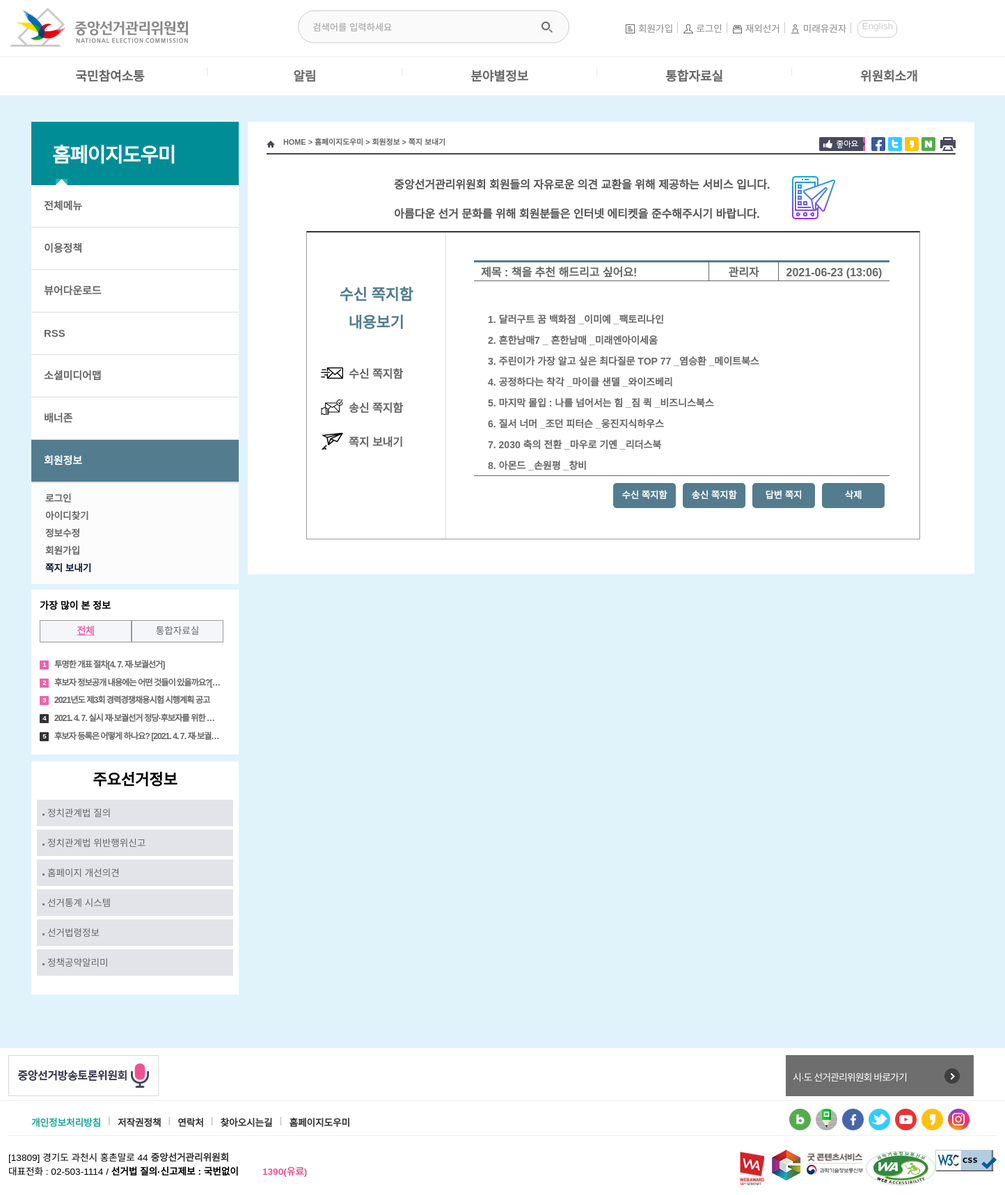
The app's page /sub10/message_view.php?num=2 with its own data.
### tables this page shows
CREATE TABLE `message` (
  `num` int(11) NOT NULL,
  `send_id` char(20) NOT NULL,
  `rv_id` char(20) NOT NULL,
  `subject` char(200) NOT NULL,
  `content` text NOT NULL,
  `regist_day` char(20) DEFAULT NULL
);

CREATE TABLE `members` (
  `num` int(11) NOT NULL,
  `id` char(15) NOT NULL,
  `pass` char(15) NOT NULL,
  `name` char(10) NOT NULL,
  `email` char(80) DEFAULT NULL,
  `regist_day` char(20) DEFAULT NULL,
  `level` int(11) DEFAULT NULL,
  `point` int(11) DEFAULT NULL
);

### sub10/message_view.php (the view, shortened to what this page needs)
<!DOCTYPE html>
<html lang="ko">
<head>
	<link rel="stylesheet" href="css/common_style.css"/>
	<link rel="stylesheet" href="css/sub10.css"/>
	<link rel="stylesheet" href="css/common_style2.css"/>
</head>
<body>
	<header>
		<?php include "header.php";?>
	</header>
	<section>
		<div id="wrapper">
		<div id="container">
			<div class="asidewrap">
				<div class="aside1">
					<div class="aside1_subj">홈페이지도우미</div>
						<div class="sidewrap">
							<div class="sidemenu">
								<span class="title">전체메뉴</span>
							</div>
							<div class="sidemenu">
								<span class="title">이용정책</span>
							</div>
							<div class="sidemenu">
								<span class="title">뷰어다운로드</span>
							</div>
							<div class="sidemenu">
								<span class="title">RSS</span>
							</div>
							<div class="sidemenu">
								<span class="title">소셜미디어맵</span>
							</div>
							<div class="sidemenu">
								<span class="title">배너존</span>
							</div>
							<div class="sidemenu">
								<span class="title">회원정보</span>
									<div class="subsidemenu">
										<ul class="sidecontent cf">
											<li><a href="#">로그인</a></li>
											<li><a href="#">아이디찾기</a></li>
											<li><a href="#">정보수정</a></li>
											<li><a href="#">회원가입</a></li>
											<li><a href="message_view.php">쪽지 보내기</a></li>
										</ul>
									</div>
							</div>
					</div>
				</div>
				<div class="aside2">
						<h3>가장 많이 본 정보</h3>
						<div class="tab_wrap">
							<div class="tab">
								<ul class="tabs">
									<li><a href="#panelS-1" class="active">전체</a></li>
									<li><a href="#panelS-2">통합자료실</a></li>
								</ul>
							</div>
							<div id="panelS-1" class="tab_content panel">
								<ul class="cf">
									<li class="content cf">
										<a href="#">
										<span class="bullet_num_pink">1</span>
										투명한 개표 절차[4. 7. 재·보궐선거]
										</a>
									</li>
									<li class="content cf">
										<a href="#">
										<span class="bullet_num_pink">2</span>
										후보자 정보공개 내용에는 어떤 것들이 있을까요?[재보궐선거]
										</a>
									</li>
									<li class="content cf">
										<a href="#">
										<span class="bullet_num_pink">3</span>
											2021년도 제3회 경력경쟁채용시험 시행계획 공고
										</a>
									</li>
									<li class="content cf">
										<a href="#">
										<span class="bullet_num">4</span>
											2021. 4. 7. 실시 재·보궐선거 정당·후보자를 위한 선거사무안내
										</a>
									</li>
									<li class="content cf">
										<a href="#">
										<span class="bullet_num">5</span>
											후보자 등록은 어떻게 하나요? [2021. 4. 7. 재·보궐선거]
										</a>
									</li>
								</ul>
							</div>
						</div>
					</div>
				<div class="aside3">
					<h3>주요선거정보</h3>
					<ul>
						<li><a href="#">정치관계법 질의</a></li>
						<li><a href="#">정치관계법 위반행위신고</a></li>
						<li><a href="#">홈페이지 개선의견</a></li>
						<li><a href="#">선거통계 시스템</a></li>
						<li><a href="#">선거법령정보</a></li>
						<li><a href="#">정책공약알리미</a></li>
					</ul>
				</div>
			</div>
			<div class="article1">
				<div class="menulog">
					<span class="homeicon"></span>
					<span class="location">HOME > 홈페이지도우미 > 회원정보 > 쪽지 보내기 </span>
					<span class="print_btn"></span>
					<span class="sns_n"></span>
					<span class="sns_k"></span>
					<span class="sns_t"></span>
					<span class="sns_f"></span>
					<span class="like_btn"></span>
				</div>
		<div class="message_info">
			<p>중앙선거관리위원회 회원들의 자유로운 의견 교환을 위해 제공하는 서비스 입니다.<br><br>
			아름다운 선거 문화를 위해 회원분들은 인터넷 에티켓을 준수해주시기 바랍니다.</p>
			<div class="message_img">
				<img src="images/messenger.png">
			</div>
		</div>
		<div id="snd_message_box">
   		<div class="message_menu_wrap">
   		<h3 id="write_title2">
<?php
	$mode = $_GET['mode'];
	$num  = $_GET['num'];
	$con = mysqli_connect("localhost", DBuser, DBpass, DBname);
	$sql = "select * from message where num=$num";
	$result = mysqli_query($con, $sql);
	$row = mysqli_fetch_array($result);
	$send_id = $row["send_id"];
	$rv_id = $row["rv_id"];
	$regist_day = $row["regist_day"];
	$subject = $row["subject"];
	$content = $row["content"];
	$content = str_replace(" ", "&nbsp;", $content);
	$content = str_replace("\n", "<br>", $content);
	if($mode=="send")
		$result2 = mysqli_query($con, "select name from members where id='$rv_id'");
	else
		$result2 = mysqli_query($con, "select name from members where id='$send_id'");
	$record = mysqli_fetch_array($result2);
	$msg_name = $record["name"];
	if($mode=="send")
		echo "송신 쪽지함 <br> 내용보기";
	else
		echo " 수신 쪽지함 <br> 내용보기";
?>
   		</h3>
   		<ul class="top_buttons">
			<li class="mail_snd"><span><a href="message_box.php?mode=rv">수신 쪽지함</a></span></li>
			<li class="mail_rcv"><span><a href="message_box.php?mode=send">송신 쪽지함</a></span></li>
			<li class="plane"><span><a href="message_form.php">쪽지 보내기</a></span></li>
		</ul>
   		</div>
   		<div class="sndrcv_message">
   		<ul id="view_content">
   			<li>
   				<span class="mx_col1"><div class="mx_title">제목 : <?=$subject?></div></span>
   				<span class="mx_col2"><?=$msg_name?></span>
   				<span class="mx_col3"><?=$regist_day?></span>
   			</li>
   			<li class="sx_box" style="overflow-y:auto">
   				<?=$content?>
   			</li>
   		</ul>
   		<ul class="box_buttons">
   			<li><button onclick="location.href='message_box.php?mode=rv'">수신 쪽지함</button></li>
   			<li><button onclick="location.href='message_box.php?mode=send'">송신 쪽지함</button></li>
   			<li><button onclick="location.href='message_response_form.php?num=<?=$num?>'">답변 쪽지</button></li>
   			<li><button onclick="location.href='message_delete.php?num=<?=$num?>&mode=<?=$mode?>'">삭제</button></li>
   		</ul>
   		</div>
   	</div>
	</section>
	<footer>
		<?php include "footer.php";?>
	</footer>
</body>
</html>

### sub10/css/common_style.css (style rules this page uses)
* { margin: 0; padding: 0; }
ul, li { list-style: none; }
body { font-family: '맑은 고딕', '돋움',"malgun gothic","나눔고딕","Nanum Gothic","AppleGothic","dotum", sans-serif; font-weight: bold; font-size: 0.85em; }
img { border: 0; }
.cf:after { content: ''; display: block; clear: both; }
#wrapper { width: 1420px; margin: 0 auto; }

### records on screen
message: subject "책을 추천 해드리고 싶어요!", regist_day "2021-06-23 (13:06)", content "1. 달러구트 꿈 백화점 _이미예 _팩토리나인 2. 흔한남매7 _ 흔한남매 _미래엔아이세움 3. 주린이가 가장 알고 싶은 최다질문 TOP 77 _염승환 _메이트북스 4. 공정하다는 착각 _마이클 샌델 _와이즈베리 5. 마지막 몰입 : 나를 넘어서는 힘 _짐 퀵 _비즈니스북스 6. 질서 너머 _조던 피터슨 _웅진지식하우스 7. 2030 축의 전환 _마우로 기옌 _리더스북 8. 아몬드 _손원평 _창비"
members: name "관리자"
